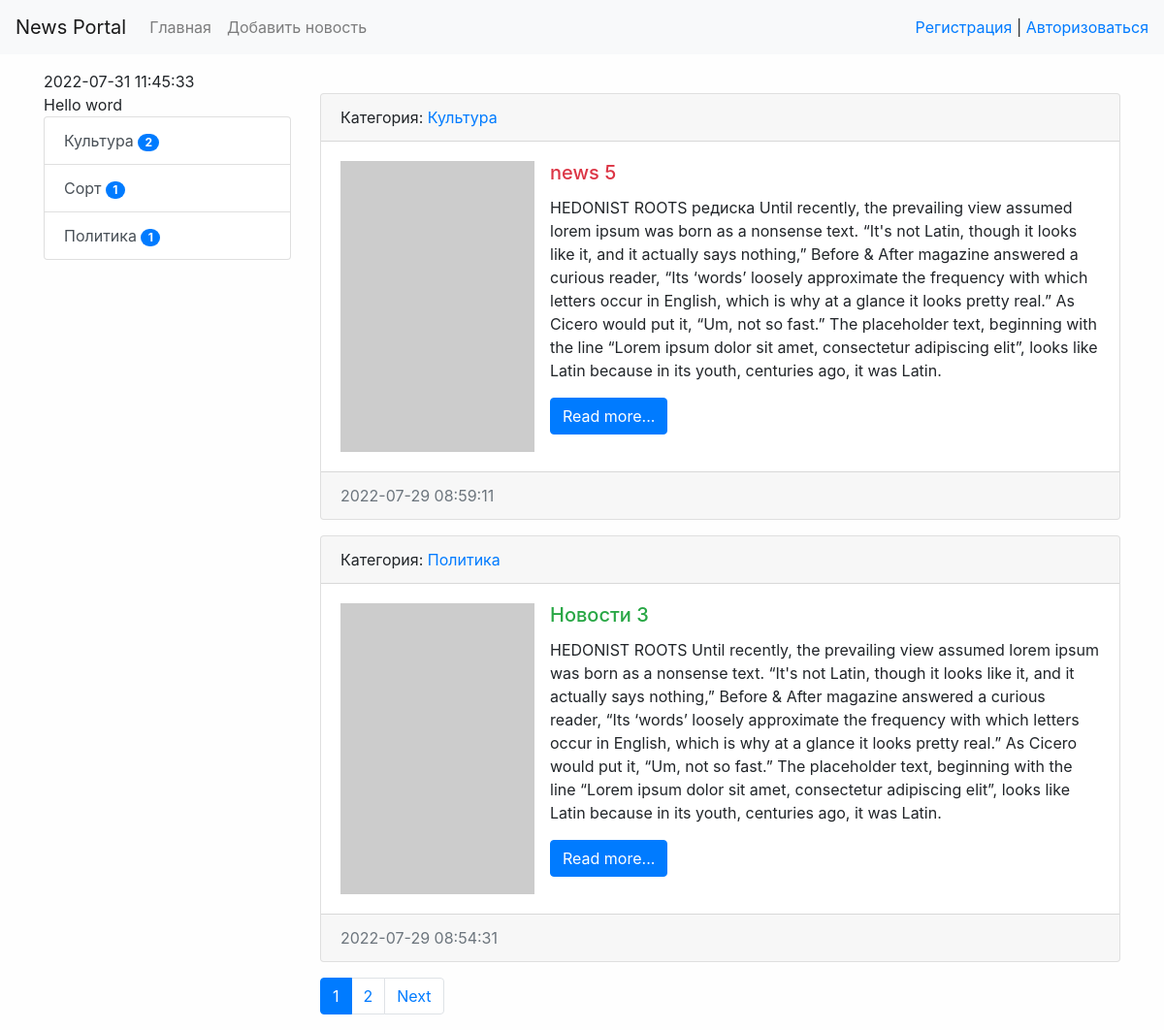
Before: / with the older database file.
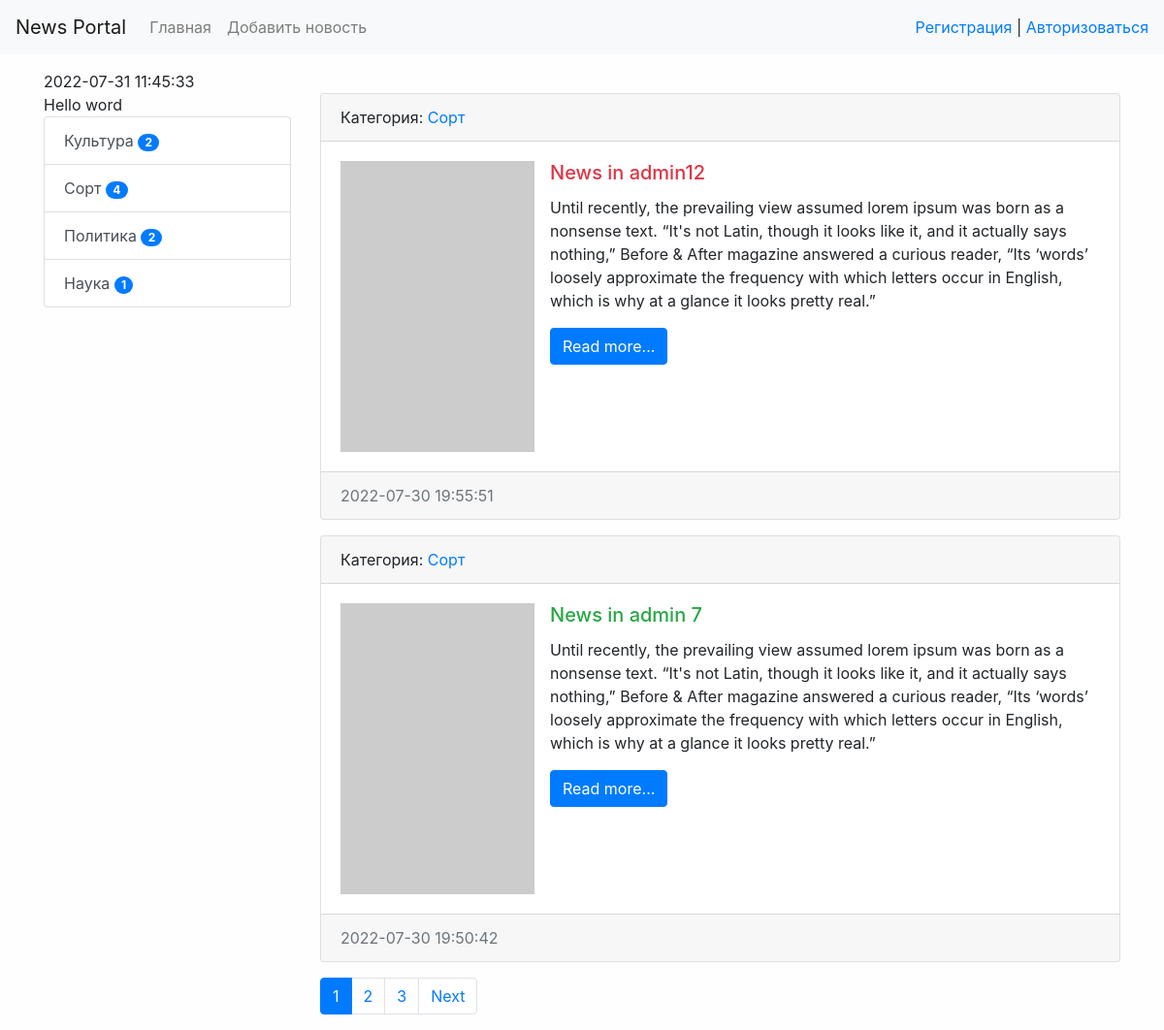
After: the same page with the newer database file.
### News_Portal/models.py (models this page shows, shortened)
class Category(models.Model):
    title = models.CharField(max_length=150, db_index=True, verbose_name='Наименование Категории')
    def get_absolute_url(self):
        return reverse('category', kwargs={"category_id": self.pk})
    def __str__(self):
        return self.title
    class Meta:
        verbose_name = 'Категория'
        verbose_name_plural = 'Категории'
        ordering = ['title']

class News(models.Model):
    title = models.CharField(max_length=150, verbose_name='Наименование')
    content = models.TextField(blank=True, verbose_name='Контент')
    created_at = models.DateTimeField(auto_now_add=True, verbose_name='Дата публикации')
    updated_at = models.DateTimeField(auto_now=True, verbose_name='Обновлено')
    photo = models.ImageField(upload_to='photos/%Y/%m/%d/', verbose_name='Фото', blank=True)
    is_published = models.BooleanField(default=True, verbose_name='Опубликовано?')
    category = models.ForeignKey('Category', on_delete=models.PROTECT, null=True, verbose_name='Категория')
    views = models.ImageField(default=0)
    def get_absolute_url(self):
        return reverse('view_news', kwargs={"pk": self.pk})
    class Meta:
        verbose_name = 'новость'
        verbose_name_plural = 'новости'
        ordering = ['-created_at']

### News_Portal/views.py (the view)
# urls.py: path('', HomeNews.as_view(), name='home'),
class HomeNews(ListView):
    model = News
    templates_name = 'News_Portal/home_news_list.html'
    context_object_name = 'news'
    paginate_by = 2
    def get_context_data(self, *, object_list=None, **kwargs):
        context = super().get_context_data(**kwargs)
        context['title'] = 'Главная страница'
        return context
    def get_queryset(self):
        return News.objects.filter(is_published=True)

### News_Portal/templatetags/news_tags.py (called while the page is built)
@register.inclusion_tag('News_Portal/list_categories.html')
def show_categories(arg1='Hello', arg2='word'):
    categories = Category.objects.annotate(cnt=Count('news', filter=F('news__is_published'))).filter(cnt__gt=0)
    return {"categories": categories, "arg1":arg1, "arg2":arg2}

### News_Portal/templates/News_Portal/news_list.html (shortened to what this page needs)
{% extends 'base.html' %}
{% block sidebar %}
{% include 'inc/_sidebar.html' %}
{% endblock %}
{% block content %}
{% for item in object_list %}
<div class="card mb-3">
    <div class="card-header">
        Категория: <a href="{{ item.category.get_absolute_url }}">{{ item.category}}</a>
    </div>
    <div class="card-body">
        <div class="media">
            {% if item.photo %}
            <img src="{{ item.photo.url }}" alt="" width="200" height="300" class="mr-3">
            {% else %}
            <img src="https://picsum.photos/seed/picsum/200/300" alt="" class="mr-3">
            {% endif %}
            <div class="media-body">
                <h5 class="card-title {% cycle 'text-danger' 'text-success' %}">{{ item.title }}</h5>
                <p class="card-text">{{ item.content }}</p>
                <a href="{{ item.get_absolute_url }}" class="btn btn-primary">Read more...</a>
            </div>
        </div>
    </div>
    <div class="card-footer text-muted">
        {{ item.created_at|date:"Y-m-d H:i:s" }}
    </div>
</div>
{% endfor %}
{% endblock %}

### templates/base.html (shortened to what this page needs)
{% load static %}
<!doctype html>
<html lang="en">
<head>
    <link rel="stylesheet" href="{% static 'bootstrap/css/bootstrap.min.css' %}">
    <link rel="stylesheet" href="{% static 'css/style.css' %}">
</head>
<body>
{% include 'inc/_nav.html' %}
<div class="container mt-3">
    {% now "Y-m-d H:i:s" %}
    <div class="row">
        <div class="col-md-3">
            {% block sidebar %}SIDEBAR{% endblock %}
        </div>
        <div class="col-md-9">
            {% block content %}CONTENT{% endblock %}
            {% if page_obj.has_other_pages %}
            <nav aria-label="...">
                <ul class="pagination">
                    {% for p in page_obj.paginator.page_range %}
                    {% if page_obj.number == p %}
                    <li class="page-item active" aria-current="page">
                        <a class="page-link" href="?page={{ p }}">{{ p }}<span class="sr-only">(current)</span></a>
                    </li>
                    {% elif p > page_obj.number|add:-3 and p < page_obj.number|add:3 %}
                    <li class="page-item">
                        <a class="page-link" href="?page={{ p }}">{{ p }}</a>
                    </li>
                    {% endif %}
                    {% endfor %}
                    {% if page_obj.has_next %}
                    <li class="page-item">
                        <a class="page-link" href="?page={{ page_obj.next_page_number  }}" >Next</a>
                    </li>
                    {% endif %}
                </ul>
            </nav>
            {%  endif %}
        </div>
    </div>
</div>
</body>
</html>

### templates/inc/_nav.html (shortened to what this page needs)
<nav class="navbar navbar-expand-lg navbar-light bg-light">
    <a class="navbar-brand" href="{% url 'home' %}">News Portal</a>
    <div class="collapse navbar-collapse" id="navbarSupportedContent">
        <ul class="navbar-nav mr-auto">
            <li class="nav-item"><a class="nav-link" href="{% url 'home' %}">Главная</a></li>
            <li class="nav-item"><a class="nav-link" href="{% url 'add_news' %}">Добавить новость</a></li>
        </ul>
        <span class="navbar_text">
            {% if request.user.is_authenticated %}
            Добро пожаловать, {{ user.username }} | <a href="{% url 'logout' %}">Выход</a>
            {% else %}
            <a href="{% url 'register' %}">Регистрация</a> | <a href="{% url 'login' %}">Авторизоваться</a>
            {% endif %}
        </span>
    </div>
</nav>

### templates/inc/_sidebar.html (shortened to what this page needs)
{% load news_tags %}
{% show_categories %}

### News_Portal/templates/News_Portal/list_categories.html
<div class="list-group">
    {{ arg1 }} {{ arg2 }}
    {% for item in categories %}
    <a href="{{ item.get_absolute_url }}" class="list-group-item list-group-item-action">{{ item.title }} <span class="badge badge-primary badge-pill">{{ item.cnt }}</span></a>
    {% endfor %}
</div>

### portal/static/css/style.css (style rules this page uses)
body { background-color: #fefefe; }

Changed rows visible on the page:
no longer on this page (row edited): News: category "Культура", title "news 5", content "HEDONIST ROOTS редиска Until recently, the prevailing view assumed lorem ipsum was born as a nonsense text. “It's not Latin, though it looks like it, and it actually says nothing,” Before & After magazine answered a curious reader, “Its ‘words’ loosely approximate the frequency with which letters occur in English, which is why at a glance it looks pretty real.” As Cicero would put it, “Um, not so fast.” The placeholder text, beginning with the line “Lorem ipsum dolor sit amet, consectetur adipiscing elit”, looks like Latin because in its youth, centuries ago, it was Latin.", created_at "2022-07-29 08:59:11"
no longer on this page (row unchanged): News: category "Политика", title "Новости 3", content "HEDONIST ROOTS Until recently, the prevailing view assumed lorem ipsum was born as a nonsense text. “It's not Latin, though it looks like it, and it actually says nothing,” Before & After magazine answered a curious reader, “Its ‘words’ loosely approximate the frequency with which letters occur in English, which is why at a glance it looks pretty real.” As Cicero would put it, “Um, not so fast.” The placeholder text, beginning with the line “Lorem ipsum dolor sit amet, consectetur adipiscing elit”, looks like Latin because in its youth, centuries ago, it was Latin.", created_at "2022-07-29 08:54:31"
computed for Category "Сорт": cnt "1" → "4"
computed for Category "Политика": cnt "1" → "2"
now on this page (row unchanged): Category: title "Наука", cnt "1"
added News: category "Сорт", title "News in admin12", content "Until recently, the prevailing view assumed lorem ipsum was born as a nonsense text. “It's not Latin, though it looks like it, and it actually says nothing,” Before & After magazine answered a curious reader, “Its ‘words’ loosely approximate the frequency with which letters occur in English, which is why at a glance it looks pretty real.”", created_at "2022-07-30 19:55:51"
added News: category "Сорт", title "News in admin 7", content "Until recently, the prevailing view assumed lorem ipsum was born as a nonsense text. “It's not Latin, though it looks like it, and it actually says nothing,” Before & After magazine answered a curious reader, “Its ‘words’ loosely approximate the frequency with which letters occur in English, which is why at a glance it looks pretty real.”", created_at "2022-07-30 19:50:42"
Other visible differences:
new list line: "3"
